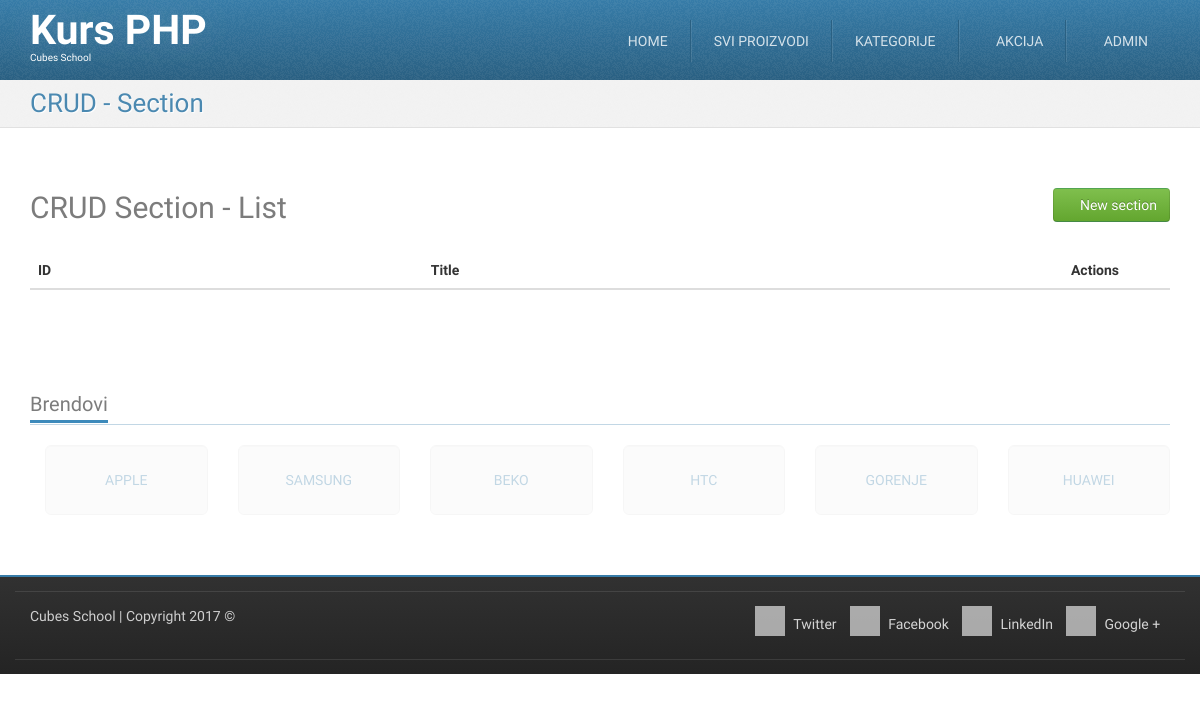
Before: /crud-section-list.php (signed in) with the older database file.
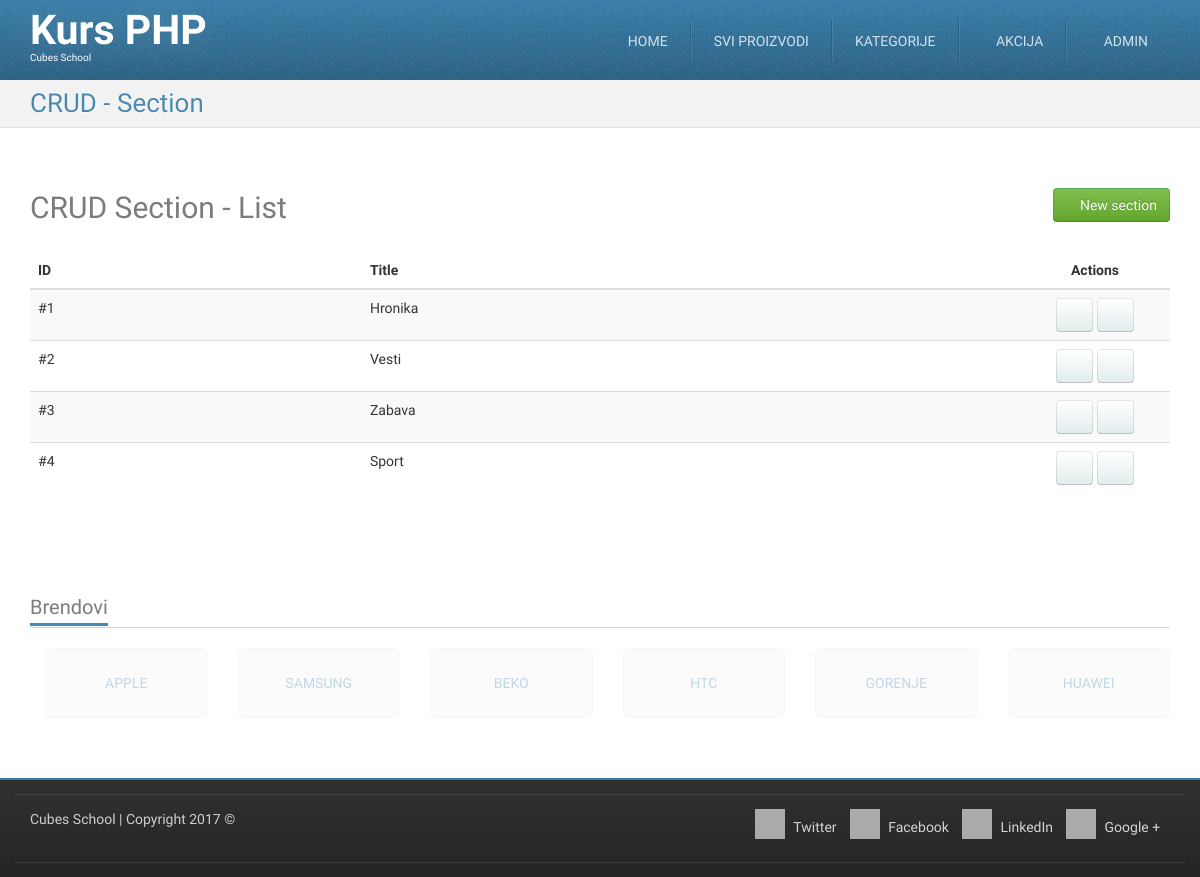
After: the same page with the newer database file.
### tables this page shows
CREATE TABLE `sections` (
  `id` int(11) NOT NULL,
  `title` varchar(255) NOT NULL
);

### crud-section-list.php (called while the page is built, shortened)
<?php
require_once __DIR__ . '/models/m_users.php';
require_once __DIR__ . '/models/m_sections.php';
$sections = sectionsFetchAll();
require_once __DIR__ . '/views/layout/header.php';
require_once __DIR__ . '/views/templates/t_crud-section-list.php';
require_once __DIR__ . '/views/layout/footer.php';

### models/m_users.php (called while the page is built, shortened)
<?php
function isUserLoggedIn() {
	return true;
}

### models/m_sections.php (called while the page is built, shortened)
<?php
require_once __DIR__ . '/m_database.php';
function sectionsFetchAll() {
	$query = "SELECT `sections`.* FROM `sections`";
	return dbFetchAll($query);
}

### models/m_database.php (called while the page is built, shortened)
<?php
function dbGetLink() {
    static $link;
    if (!isset($link)) {
        $link = mysqli_connect('127.0.0.1', 'cubes', 'cubes', 'cubesphp');
    }
    return $link;
}
function dbQuery($query) {
    $link = dbGetLink();
    $result = mysqli_query($link, $query);
    return $result;
}
function dbFetchAll($query) {
    $result = dbQuery($query);
    return mysqli_fetch_all($result, MYSQLI_ASSOC);
}

### views/templates/t_crud-section-list.php (the view)
<div id="highlighted">
    <div class="container">
        <div class="header">
            <h2 class="page-title">
                <span>CRUD - Section</span>
            </h2>
        </div>
    </div>
</div>
<div id="content">
    <div class="container portfolio">
        <div class="row">
            <div class="col-md-12">
                <h2>
                    CRUD Section - List
                    <a href="/crud-section-insert.php" class="pull-right btn btn-success">
                        <i class="fa fa-plus-circle"></i>
                        New section
                    </a>
                </h2>
            </div>
        </div>
        <div class="row">
            <div class="col-md-12">
                <table class="table table-striped table-hover">
                    <thead>
                        <tr>
                            <th>ID</th>
                            <th>Title</th>
                            <th class="actions text-center">Actions</th>
                        </tr>
                    </thead>
                    <tbody>
                        <?php foreach ($sections as $section) { ?>
                            <tr>
                                <td>
                                    #<?php echo htmlspecialchars($section['id']); ?>
                                </td>
                                <td>
                                    <?php echo htmlspecialchars($section['title']); ?>
                                </td>
                                <td class="text-center">
                                    <div class="btn-section">
                                        <a href="/crud-section-edit.php?id=<?php echo htmlspecialchars($section['id']); ?>" class="btn btn-default"><i class="fa fa-pencil"></i></a>
                                        <a href="/crud-section-delete.php?id=<?php echo htmlspecialchars($section['id']); ?>" class="btn btn-default"><i class="fa fa-trash"></i></a>
                                    </div>
                                </td>
                            </tr>
                        <?php } ?>
                    </tbody>
                </table>
            </div>
        </div>
    </div>
</div>

### views/layout/header.php (shortened to what this page needs)
<?php require_once __DIR__ . '/../../models/m_users.php'; ?>
<!DOCTYPE html>
<html lang="en">
    <head>
        <link href="/../../skins/tema/plugins/bootstrap/dist/css/bootstrap.min.css" rel="stylesheet">
        <link href="/../../skins/tema/plugins/font-awesome/css/font-awesome.min.css" rel="stylesheet">
        <link href="s/../../skins/tema/plugins/animate/animate.min.css" rel="stylesheet">
        <link href="/../../skins/tema/plugins/flexslider/flexslider.css" rel="stylesheet">
        <link href="/../../skins/tema/css/theme-style.css" rel="stylesheet">
        <link href="/../../skins/tema/css/custom-style.css" rel="stylesheet">
        <link href="/../../skins/tema/css/colour-blue.css" rel="stylesheet" id="colour-scheme">
    </head>
    <body class="has-navbar-fixed-top has-highlighted">
        <div id="navigation" class="wrapper">
            <div class="navbar navbar-fixed-top" id="top">
                <div class="navbar-inner">
                    <div class="inner">
                        <div class="container">
                            <div class="navbar-header">
                                <a class="navbar-brand" href="/" title="Home">
                                    <h1>
                                        Kurs PHP
                                    </h1>
                                    <span>Cubes School</span>
                                </a>
                            </div>
                            <div class="collapse navbar-collapse">
                                <ul class="nav navbar-right" id="main-menu">
                                    <li>
                                        <a href="/">Home</a>
                                    </li>
                                    <li>
                                        <a href="/../../products.php">Svi proizvodi</a>
                                    </li>
                                    <li class="dropdown">
                                        <a href="#" class="dropdown-toggle" data-toggle="dropdown">Kategorije</a>
                                    </li>
                                    <li>
                                        <a href="/../../sale.php"><i class="fa fa-star"></i> Akcija</a>
                                    </li>
                                    <?php if (!isUserLoggedIn()) { ?>
                                        <li>
                                            <a href="/../../login.php"><i class="glyphicon glyphicon-log-in"></i> Login</a>
                                        </li>
                                    <?php } else { ?>
                                        <li class="dropdown">
                                            <a href="#" class="dropdown-toggle" data-toggle="dropdown"><i class="fa fa-user"></i> Admin</a>
                                        </li>
                                    <?php } ?>
                                </ul>
                            </div>
                        </div>
                    </div>
                </div>
            </div>
        </div>

### views/layout/footer.php (shortened to what this page needs)
		<div id="content-below" class="wrapper">
			<div class="container">
				<div class="clients block">
					<h3 class="block-title">
						<span>Brendovi</span>
					</h3>
					<ul class="thumbnails list-unstyled row">
						<li class="col-sm-2">
							<a href="#" class="well well-lg text-uppercase text-justify">
								Apple
							</a>
						</li>
						<li class="col-sm-2">
							<a href="#" class="well well-lg text-uppercase text-justify">
								Samsung
							</a>
						</li>
						<li class="col-sm-2">
							<a href="#" class="well well-lg text-uppercase text-justify">
								Beko
							</a>
						</li>
						<li class="col-sm-2">
							<a href="#" class="well well-lg text-uppercase text-justify">
								HTC
							</a>
						</li>
						<li class="col-sm-2">
							<a href="#" class="well well-lg text-uppercase text-justify">
								Gorenje
							</a>
						</li>
						<li class="col-sm-2">
							<a href="#" class="well well-lg text-uppercase text-justify">
								Huawei
							</a>
						</li>
					</ul>
				</div>
			</div>
		</div>
		<footer id="footer">
			<div class="container">
				<div class="row">
					<div class="subfooter">
						<div class="col-md-5">
							<p><a href="http://school.cubes.rs/">Cubes School</a> | Copyright 2017 &copy;</p>
						</div>
						<div class="col-md-7 col social-media">
							<a href="#"><i class="fa fa-twitter"></i> Twitter</a>
							<a href="#"><i class="fa fa-facebook"></i> Facebook</a>
							<a href="#"><i class="fa fa-linkedin"></i> LinkedIn</a>
							<a href="#"><i class="fa fa-google-plus"></i> Google +</a>
						</div>
					</div>
				</div>
				<div class="row">
					<div class="subfooter">
					</div>
				</div>
			</div>
		</footer>
	</body>
</html>

### skins/tema/css/custom-style.css (style rules this page uses)
#footer { min-height: 40px; }
#footer .social-media { text-align: right; }
#footer .social-media a { display: inline-block; margin-right: 0.7em; }
table .actions { width: 150px; }

### skins/tema/css/colour-blue.css (style rules this page uses)
body a { color: #377ca8; text-decoration: none; }
body .navbar-inner { background-image: -webkit-linear-gradient(top, #377ca8 0%, #2a6082 100%); background-image: -o-linear-gradient(top, #377ca8 0%, #2a6082 100%); background-image: linear-gradient(to bottom, #377ca8 0%, #2a6082 100%); background-repeat: repeat-x; filter: progid:DXImageTransform.Microsoft.gradient(startColorstr='#ff377ca8', endColorstr='#ff2a6082', GradientType=0); border-top-color: #377ca8; border-bottom-color: #377ca8; }
body #navigation .navbar { color: #ffffff; }
body #navigation .navbar-inner { border-top-color: #377ca8; border-bottom-color: #377ca8; }
body #navigation ul#main-menu li { border-left-color: rgba(255, 255, 255, 0.1); border-right-color: #2a6082; }
body #highlighted { border-bottom-color: #e1e1e1; background-color: #f2f2f2; color: #377ca8; text-shadow: 1px 1px 1px #ffffff; }
body #footer { border-top-color: #377ca8; }
body .header .page-title { color: rgba(55, 124, 168, 0.9); }
body .block .block-title { border-bottom-color: rgba(55, 124, 168, 0.3); }
body .block .block-title span { border-bottom-color: #3d8abb; }

Changed rows visible on the page:
added sections: id "1", title "Hronika"
added sections: id "2", title "Vesti"
added sections: id "3", title "Zabava"
added sections: id "4", title "Sport"
